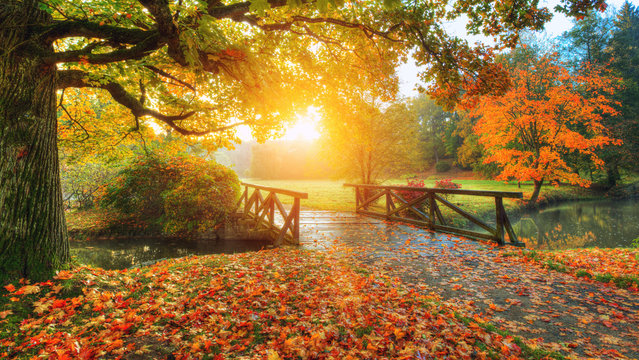
#> input picture image_processing_lab/exp5/sample.jpg, 639 x 360 px
$ jupyter execute Experiment5.ipynb
#> lines starting #> are read from the running program, lines starting #| are printed output that depends on the picture; after the words box and inside, x2 and y2 are one past the last pixel; in counts of white or black regions, pixels touching at a corner belong together
#> the answer given: sample.jpg
#> the answer given: out.png
# Experiment 5 by Shubharthak, 20BCS6872

- Aim: To demonstrate of Thresholding of an Image by three different values

[cell 1]
import sys
sys.path.append('/home/shubharthak/miniconda3/lib/python3.11/site-packages')

[cell 2]
import cv2
import numpy as np
import matplotlib.pyplot as plt

def threshold_image(input_path, output_path, threshold_values):
#> called with input_path = 'sample.jpg', output_path = 'out.png'
    try:
        # Read the input image
        img = cv2.imread(input_path, cv2.IMREAD_GRAYSCALE)
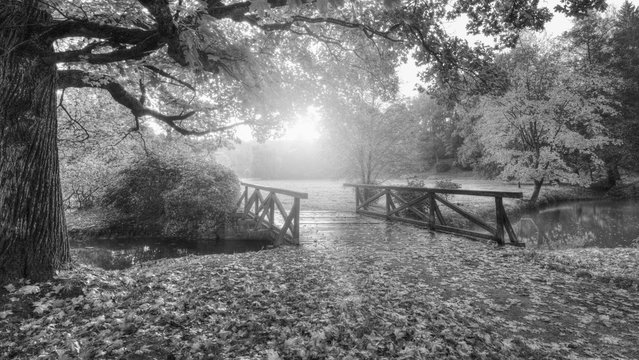
#> img: shape (360, 639); min 4, max 255, mean 114.6
        original = cv2.imread(input_path, cv2.IMREAD_COLOR)
#> original is the input picture: shape (360, 639, 3); mean B, G, R 54.4, 110.3, 145.9
        img_rgb = cv2.cvtColor(original, cv2.COLOR_BGR2RGB)


        # Apply thresholding with three different values
        thresholded_images = [cv2.threshold(img, threshold, 255, cv2.THRESH_BINARY)[1] for threshold in threshold_values]
#> thresholded_images = 3 items

        # Plotting
        fig, axs = plt.subplots(2, 2, figsize=(10, 8))

        # Display original image
        axs[0, 0].imshow(img_rgb, cmap='gray')
        axs[0, 0].set_title('Original Image')

        # Display thresholded images
        for i, (thresholded_img, threshold_value) in enumerate(zip(thresholded_images, threshold_values), start=1):
            axs[i // 2, i % 2].imshow(thresholded_img, cmap='gray')
            axs[i // 2, i % 2].set_title(f'Threshold {i}: {threshold_value}')
            cv2.imwrite(output_path.format(i), thresholded_img)
#> this loop made 3 passes
#> threshold_value on passes 1 to 3: 100, 150, 200
#> pass 1, in threshold_image, `cv2.imwrite(output_path.format(i), thresholded_img)`:
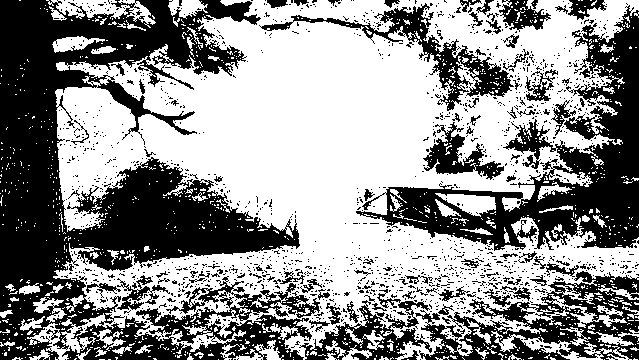
#> saved as out.png: shape (360, 639); 56.6% white; 1595 black regions (1506 under 20 px), largest, box (x1, y1, x2, y2) and area: (0, 0, 320, 360) 52409, (356, 5, 639, 251) 19450, (415, 271, 639, 360) 8418
#> pass 2, in threshold_image, `cv2.imwrite(output_path.format(i), thresholded_img)`:
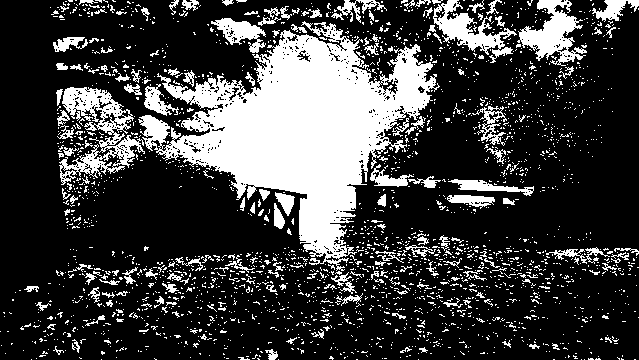
#> saved as out.png: shape (360, 639); 24.6% white; 2448 white regions (2272 under 20 px), largest, box (x1, y1, x2, y2) and area: (138, 21, 440, 271) 30121, (59, 87, 145, 185) 2996, (517, 0, 587, 66) 2074

        plt.tight_layout()
        plt.show()
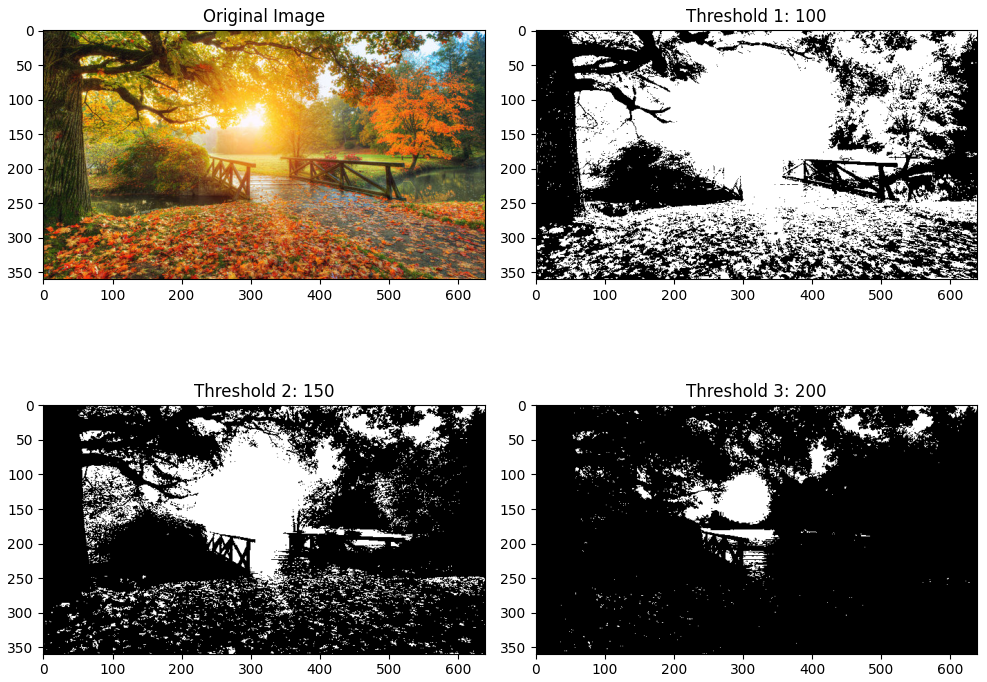
#> figure drawn by matplotlib, 4 panels

    except Exception as e:
        print(f"Error: {e}")

if __name__ == "__main__":
    input_path = input('Enter input file name: ')
    output_path = input('Enter output file name: ')
    threshold_values = [100, 150, 200]

    threshold_image(input_path, output_path, threshold_values)
